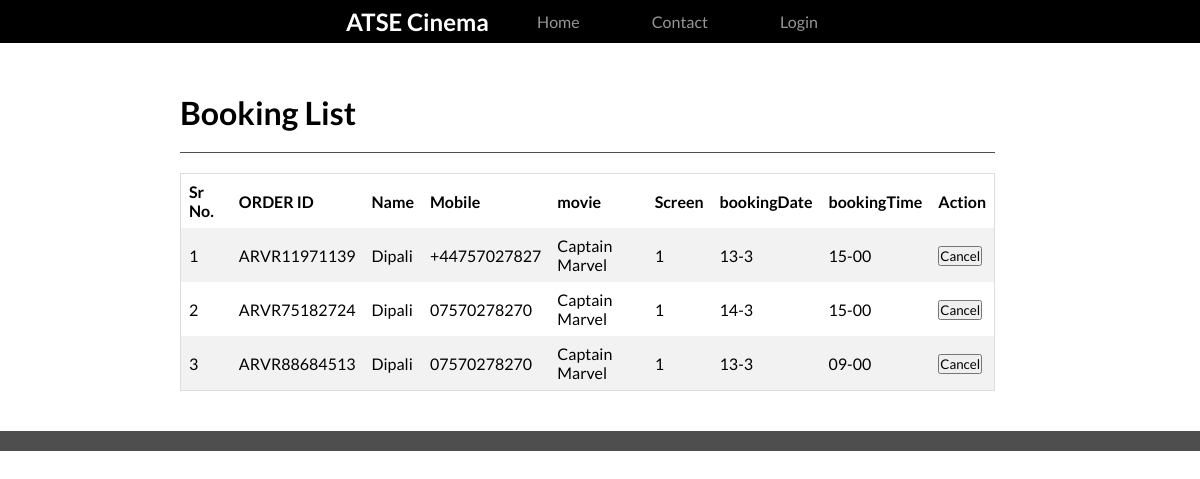
/booking-list.php, run on an earlier commit of the app's database.
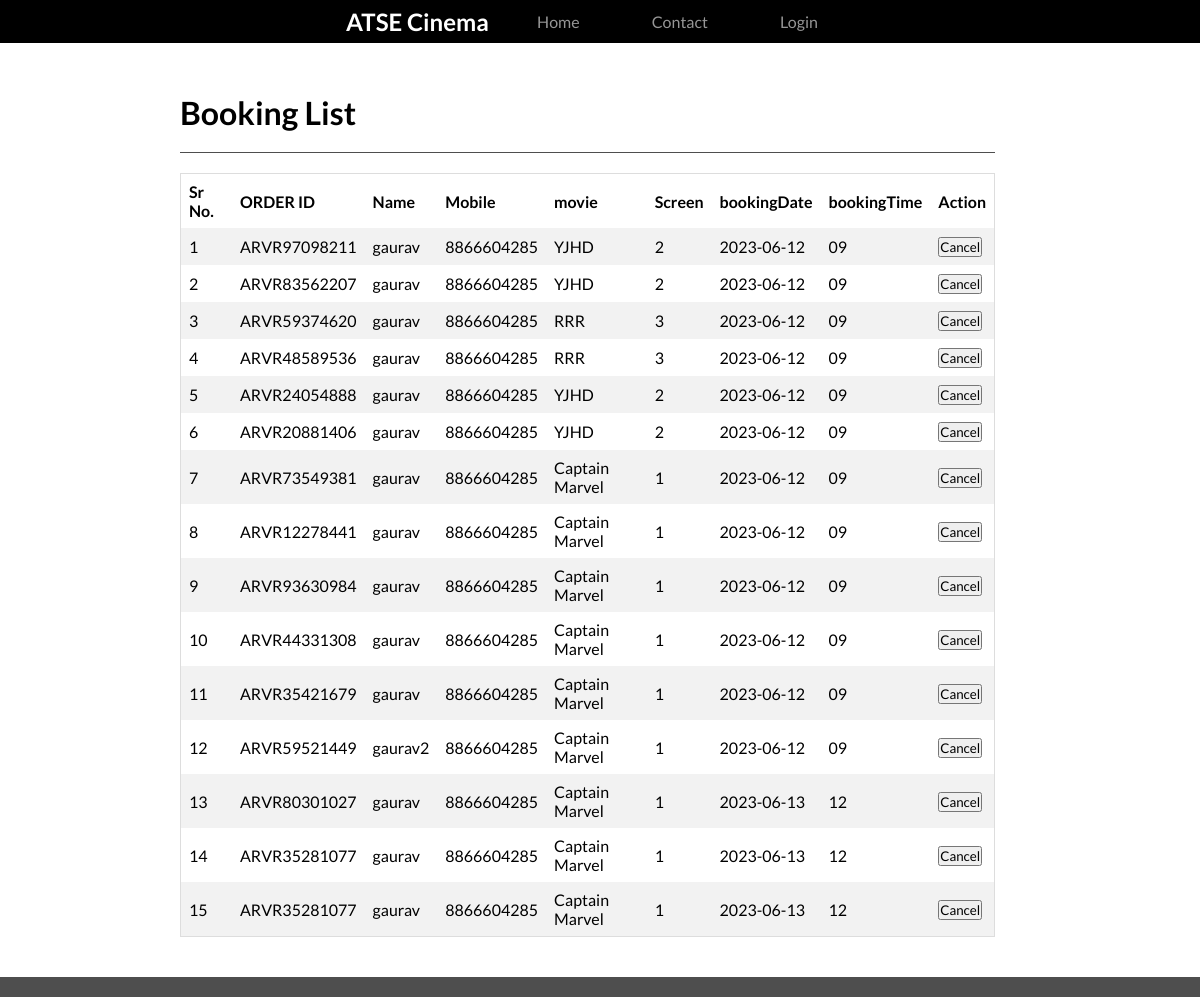
And on a later commit of the database.
### tables this page shows
CREATE TABLE `bookingtable` (
  `bookingID` int(11) NOT NULL,
  `movieID` int(11) DEFAULT NULL,
  `bookingTheatre` varchar(100) NOT NULL,
  `bookingType` varchar(100) DEFAULT NULL,
  `bookingDate` varchar(50) NOT NULL,
  `bookingTime` varchar(50) NOT NULL,
  `bookingFName` varchar(100) NOT NULL,
  `bookingLName` varchar(100) DEFAULT NULL,
  `bookingPNumber` varchar(12) NOT NULL,
  `bookingEmail` varchar(255) NOT NULL,
  `amount` varchar(255) NOT NULL,
  `ORDERID` varchar(255) NOT NULL,
  `DATE-TIME` datetime NOT NULL DEFAULT current_timestamp()
);

CREATE TABLE `movie` (
  `mid` int(11) NOT NULL,
  `movieName` varchar(100) NOT NULL,
  `movieCast` varchar(100) NOT NULL,
  `facts` text NOT NULL,
  `description` text NOT NULL,
  `rating` int(30) NOT NULL,
  `image` text NOT NULL,
  `htype` int(11) NOT NULL
);

### booking-list.php (the view, shortened to what this page needs)
<?php
    include("connection.php");
?>
<!DOCTYPE html>
<html lang="en">
<head>
    <link rel="stylesheet" href="style/styles.css">
    <link rel="stylesheet" href="https://use.fontawesome.com/releases/v5.7.2/css/all.css">
</head>
<?php
    include("includes/header.php");
?>
<body>
    <div class="contact-us-container">
        <div class="contact-us-section contact-us-section1">
            <h1>Booking List</h1>
            <div style="overflow-x:auto;">
                <table>
                    <tr>
                        <th>Sr No.</th>
                        <th>ORDER ID</th>
                        <th>Name</th>
                        <th>Mobile</th>
                        <th>movie</th>
                        <th>Screen</th>
                        <th>bookingDate</th>
                        <th>bookingTime</th>
                        <th>Action</th>
                    </tr>
                    <?php
                    $sql1 = mysqli_query($con, "SELECT bookingtable.*, movie.movieName ,movie.mid
                        FROM bookingtable
                        INNER JOIN movie ON movie.mid = bookingtable.movieID
                        ORDER BY bookingtable.bookingID desc");
                    $a = 1;
                    while ($mrow = mysqli_fetch_array($sql1)) {
                        echo '<tr>
                            <td>'.$a.'</td>
                            <td>'.$mrow['ORDERID'].'</td>
                            <td>'.$mrow['bookingFName'].'</td>
                            <td>'.$mrow['bookingPNumber'].'</td>
                            <td>'.$mrow['movieName'].'</td>
                            <td>'.$mrow['mid'].'</td>
                            <td>'.$mrow['bookingDate'].'</td>
                            <td>'.$mrow['bookingTime'].'</td>
                            <td><button onclick="cancelBooking('.$mrow['bookingID'].')">Cancel</button></td>
                        </tr>';
                        $a++;
                    }
                    ?>
                </table>
            </div>
        </div>
    </div>
    <footer></footer>
</body>
</html>

What changed in the data, as far as the page shows it:
removed bookingtable: ORDERID "ARVR11971139", bookingFName "Dipali", bookingPNumber "+44757027827", movie.movieName "Captain Marvel", movie.mid "1", bookingDate "13-3", bookingTime "15-00"
removed bookingtable: ORDERID "ARVR75182724", bookingFName "Dipali", bookingPNumber "07570278270", movie.movieName "Captain Marvel", movie.mid "1", bookingDate "14-3", bookingTime "15-00"
removed bookingtable: ORDERID "ARVR88684513", bookingFName "Dipali", bookingPNumber "07570278270", movie.movieName "Captain Marvel", movie.mid "1", bookingDate "13-3", bookingTime "09-00"
added bookingtable: ORDERID "ARVR97098211", bookingFName "gaurav", bookingPNumber "8866604285", movie.movieName "YJHD", movie.mid "2", bookingDate "2023-06-12", bookingTime "09"
added bookingtable: ORDERID "ARVR83562207", bookingFName "gaurav", bookingPNumber "8866604285", movie.movieName "YJHD", movie.mid "2", bookingDate "2023-06-12", bookingTime "09"
added bookingtable: ORDERID "ARVR59374620", bookingFName "gaurav", bookingPNumber "8866604285", movie.movieName "RRR", movie.mid "3", bookingDate "2023-06-12", bookingTime "09"
added bookingtable: ORDERID "ARVR48589536", bookingFName "gaurav", bookingPNumber "8866604285", movie.movieName "RRR", movie.mid "3", bookingDate "2023-06-12", bookingTime "09"
added bookingtable: ORDERID "ARVR24054888", bookingFName "gaurav", bookingPNumber "8866604285", movie.movieName "YJHD", movie.mid "2", bookingDate "2023-06-12", bookingTime "09"
added bookingtable: ORDERID "ARVR20881406", bookingFName "gaurav", bookingPNumber "8866604285", movie.movieName "YJHD", movie.mid "2", bookingDate "2023-06-12", bookingTime "09"
added bookingtable: ORDERID "ARVR73549381", bookingFName "gaurav", bookingPNumber "8866604285", movie.movieName "Captain Marvel", movie.mid "1", bookingDate "2023-06-12", bookingTime "09"
added bookingtable: ORDERID "ARVR12278441", bookingFName "gaurav", bookingPNumber "8866604285", movie.movieName "Captain Marvel", movie.mid "1", bookingDate "2023-06-12", bookingTime "09"
added bookingtable: ORDERID "ARVR93630984", bookingFName "gaurav", bookingPNumber "8866604285", movie.movieName "Captain Marvel", movie.mid "1", bookingDate "2023-06-12", bookingTime "09"
added bookingtable: ORDERID "ARVR44331308", bookingFName "gaurav", bookingPNumber "8866604285", movie.movieName "Captain Marvel", movie.mid "1", bookingDate "2023-06-12", bookingTime "09"
added bookingtable: ORDERID "ARVR35421679", bookingFName "gaurav", bookingPNumber "8866604285", movie.movieName "Captain Marvel", movie.mid "1", bookingDate "2023-06-12", bookingTime "09"
added bookingtable: ORDERID "ARVR59521449", bookingFName "gaurav2", bookingPNumber "8866604285", movie.movieName "Captain Marvel", movie.mid "1", bookingDate "2023-06-12", bookingTime "09"
added bookingtable: ORDERID "ARVR80301027", bookingFName "gaurav", bookingPNumber "8866604285", movie.movieName "Captain Marvel", movie.mid "1", bookingDate "2023-06-13", bookingTime "12"
added bookingtable: ORDERID "ARVR35281077", bookingFName "gaurav", bookingPNumber "8866604285", movie.movieName "Captain Marvel", movie.mid "1", bookingDate "2023-06-13", bookingTime "12"
added bookingtable: ORDERID "ARVR35281077", bookingFName "gaurav", bookingPNumber "8866604285", movie.movieName "Captain Marvel", movie.mid "1", bookingDate "2023-06-13", bookingTime "12"
